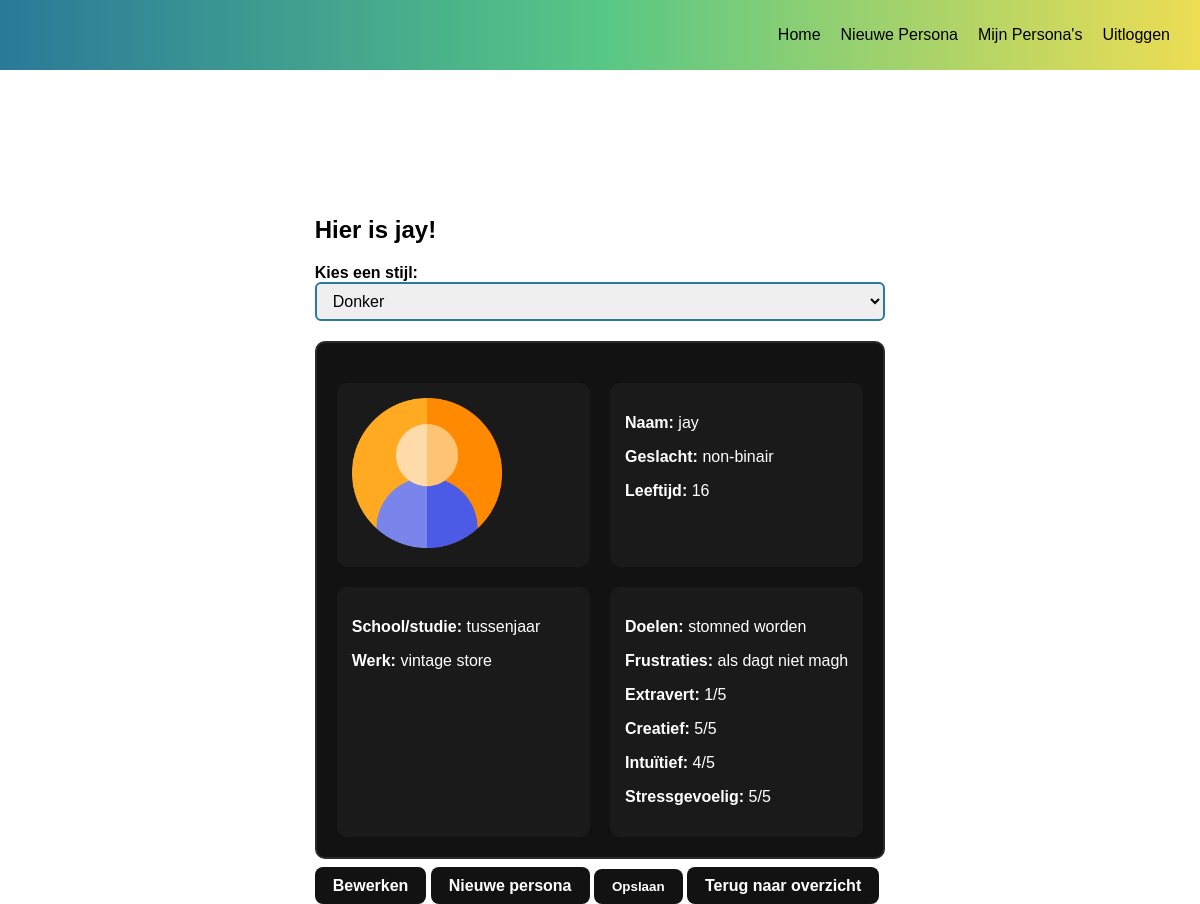
The app's page /persona/28 (signed in) with its own data.
### models.py (models this page shows, shortened)
class Persona(db.Model):
    id = db.Column(db.Integer, primary_key=True)
    naam = db.Column(db.String(100))
    geslacht = db.Column(db.String(20))
    leeftijd = db.Column(db.Integer)
    school = db.Column(db.Text)
    werk = db.Column(db.Text)
    doelen = db.Column(db.Text)
    frustraties = db.Column(db.Text)
    extravert = db.Column(db.Integer)
    creatief = db.Column(db.Integer)
    intuitief = db.Column(db.Integer)
    stress = db.Column(db.Integer)
    user_id = db.Column(db.Integer, db.ForeignKey('user.id'))
    stijl = db.Column(db.String(20), default="default")

### app.py (the view)
@app.route('/persona/<int:persona_id>')
def view_persona(persona_id):
    if 'user_id' not in session:
        return redirect('/login')
    persona = Persona.query.filter_by(
        id=persona_id,
        user_id=session['user_id']
    ).first_or_404()
    return render_template(
        'result.html',
        persona=persona,
        from_db=True
    )

### templates/result.html (shortened to what this page needs)
{% extends "base.html" %}
{% block body_class %}
{{ persona.stijl or 'default' }}
{% endblock %}
{% block extra_css %}
<link rel="stylesheet" href="{{ url_for('static', filename='result.css') }}">
{% endblock %}
{% set huidige_stijl = persona.stijl or 'default' %}
{% block content %}
<h2>Hier is {{ persona.naam or 'je persona' }}!</h2>
<div class="stijl-selector">
    <label for="stijl">Kies een stijl:</label>
    <select id="stijl">
        <option value="stijl2">Donker</option>
    </select>
</div>
<div class="result-container">
    <div class="result-kaart">
        <div class="persona-grid">
            <div class="afbeelding">
                <img src="{{ url_for('static', filename=(
                    'man.png' if (persona.geslacht or '').lower() == 'man' else
                    'vrouw.png' if (persona.geslacht or '').lower() == 'vrouw' else
                    'user.png'
                )) }}" alt="Persona Afbeelding">
            </div>
            <div class="identiteit">
                <p><strong>Naam:</strong> {{ persona.naam or '' }}</p>
                <p><strong>Geslacht:</strong> {{ persona.geslacht or '' }}</p>
                <p><strong>Leeftijd:</strong> {{ persona.leeftijd or '' }}</p>
            </div>
            <div class="leven">
                <p><strong>School/studie:</strong> {{ persona.school or '' }}</p>
                <p><strong>Werk:</strong> {{ persona.werk or '' }}</p>
            </div>
            <div class="persoonlijkheid">
                <p><strong>Doelen:</strong> {{ (persona.doelen or '')|replace('\n','<br>')|safe }}</p>
                <p><strong>Frustraties:</strong> {{ (persona.frustraties or '')|replace('\n','<br>')|safe }}</p>
                <p><strong>Extravert:</strong> {{ persona.extravert or 3 }}/5</p>
                <p><strong>Creatief:</strong> {{ persona.creatief or 3 }}/5</p>
                <p><strong>Intuïtief:</strong> {{ persona.intuitief or 3 }}/5</p>
                <p><strong>Stressgevoelig:</strong> {{ persona.stress or 3 }}/5</p>
            </div>
        </div>
    </div>
</div>
<a href="{{ url_for('stap1') }}" class="button">Bewerken</a>
<a href="{{ url_for('nieuw_persona') }}" class="button">Nieuwe persona</a>
<form method="POST" action="{{ url_for('save_persona') }}" style="display:inline">
    <button type="submit" class="button">Opslaan</button>
</form>
<a href="{{ url_for('personas') }}" class="button">
    Terug naar overzicht
</a>
{% endblock %}

### static/style.css (style rules this page uses)
* { box-sizing: border-box; font-family: Arial, Helvetica, sans-serif; }
body { margin: 0; height: 100vh; display: flex; align-items: center; justify-content: center; }
button { margin-top: 10px; padding: 10px 18px; border: none; background: #2A7B9B; color: white; font-weight: 600; border-radius: 8px; cursor: pointer; }
.button { margin-top: 10px; padding: 10px 18px; border: none; background: #2A7B9B; color: white; font-weight: 600; border-radius: 8px; cursor: pointer; text-decoration: none; }

### static/result.css (style rules this page uses)
body { margin-top: 100px; padding-top: 100px; }
body.stijl2 button, body.stijl2 .button { margin-top: 10px; padding: 10px 18px; border: none; background: #121212; color: white; border-radius: 8px; cursor: pointer; }
body.stijl2 .result-container { display: flex; justify-content: center; margin-top: 20px; }
body.stijl2 .result-kaart { padding: 20px; border: 2px solid #2b2a2a; background-color: #121212; border-radius: 10px; display: inline-block; }
body.stijl2 .persona-grid>div { background-color: rgba(47, 47, 47, 0.28); color: white; padding: 15px; border-radius: 10px; }
.persona-grid { display: grid; grid-template-columns: repeat(2, 2fr); gap: 20px; margin-top: 20px; }
img { height: 150px; width: 150px; }
.stijl-selector { margin-bottom: 20px; font-weight: bold; }
.stijl-selector select { padding: 5px 10px; border-radius: 5px; padding: 8px 12px; border-radius: 6px; border: 2px solid #2A7B9B; width: 100%; font-size: 16px; resize: none; }

### records on screen
Persona: naam "jay", geslacht "non-binair", leeftijd "16", school "tussenjaar", werk "vintage store", doelen "stomned worden", frustraties "als dagt niet magh", extravert "1", creatief "5", intuitief "4", stress "5"
